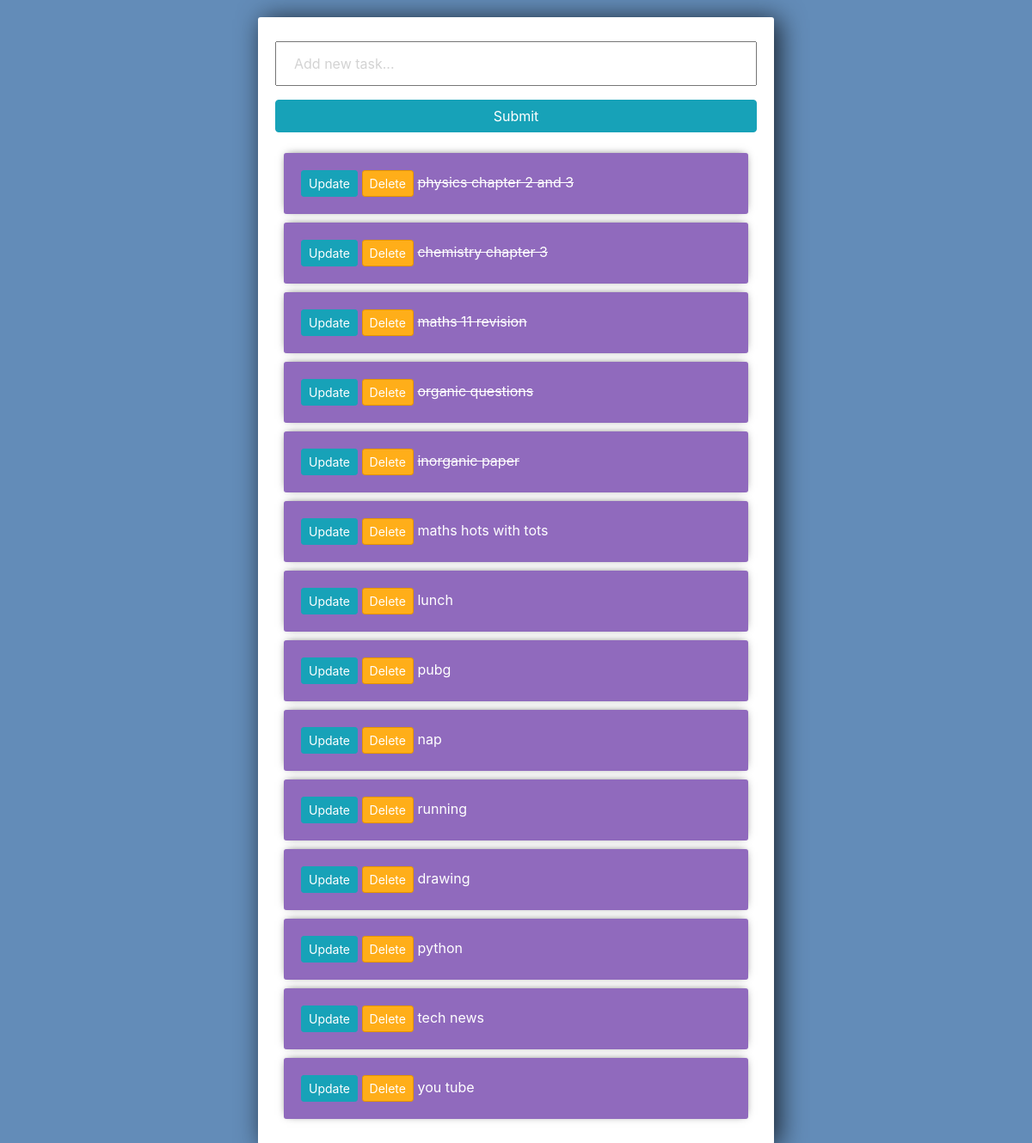
The page / on the database its author committed.
### tasks/models.py (models this page shows)
class Task(models.Model):
    title = models.CharField(max_length=200)
    complete = models.BooleanField(default=False)
    created = models.DateTimeField(auto_now_add=True)
    def __str__(self):
        return self.title

### tasks/views.py (the view)
# urls.py: path('', views.index, name='list'),
def index(request):
    tasks = Task.objects.all()
    form = TaskForm()
    if request.method == 'POST':
        form = TaskForm(request.POST)
        if form.is_valid():
            form.save()
        return redirect('/')
    context = {'tasks': tasks, 'form': form}
    return render(request, 'tasks/list.html', context)

### tasks/forms.py
class TaskForm(forms.ModelForm):
    title = forms.CharField(widget=forms.TextInput(attrs={'placeholder': 'Add new task...'}))
    class Meta:
        model = Task
        fields = '__all__'

### tasks/templates/tasks/list.html (shortened to what this page needs)
<link rel="stylesheet" href="https://stackpath.bootstrapcdn.com/bootstrap/4.3.1/css/bootstrap.min.css">
<div class="center-column">
	<form method="POST" action="/">
		{{form.title}}
		<input class="btn btn-info" type="submit" name="Create Task">
	</form>
	<div class="todo-list">
	{% for task in tasks %}
		<div class="item-row">
			<a class="btn btn-sm btn-info" href="{% url 'update_task' task.id %}">Update</a>
			<a class="btn btn-sm btn-danger" href="{% url 'delete' task.id %}">Delete</a>
			{% if task.complete == True %}
			<strike>{{task}}</strike>
			{% else %}
			<span>{{task}}</span>
			{% endif %}
		</div>
	{% endfor %}
	</div>
</div>

### tasks/templates/tasks/list.html (style rules this page uses)
input { width: 100%; padding: 12px 20px; margin: 8px 0; box-sizing: border-box; }
input::placeholder { color: #d3d3d3; }
.center-column { width:600px; margin: 20px auto; padding:20px; background-color: #fff; border-radius: 3px; box-shadow: 6px 2px 30px 0px rgba(0,0,0,0.75); }
.item-row { background-color: #906abd; margin: 10px; padding: 20px; border-radius: 3px; color: #fff; font-size: 16px; box-shadow: 0px -1px 10px -4px rgba(0,0,0,0.75); }
.btn-danger { background-color: #ffae19; border-color: #e59400; }

### rows shown on the page
Task: title "physics chapter 2 and 3"
Task: title "chemistry chapter 3"
Task: title "maths 11 revision"
Task: title "organic questions"
Task: title "inorganic paper"
Task: title "maths hots with tots"
Task: title "lunch"
Task: title "pubg"
Task: title "nap"
Task: title "running"
Task: title "drawing"
Task: title "python"
Task: title "tech news"
Task: title "you tube"
